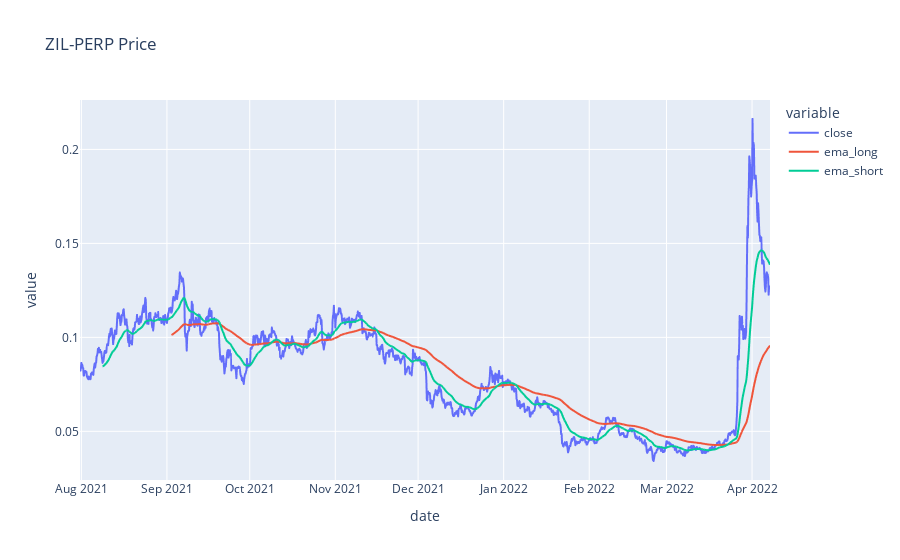
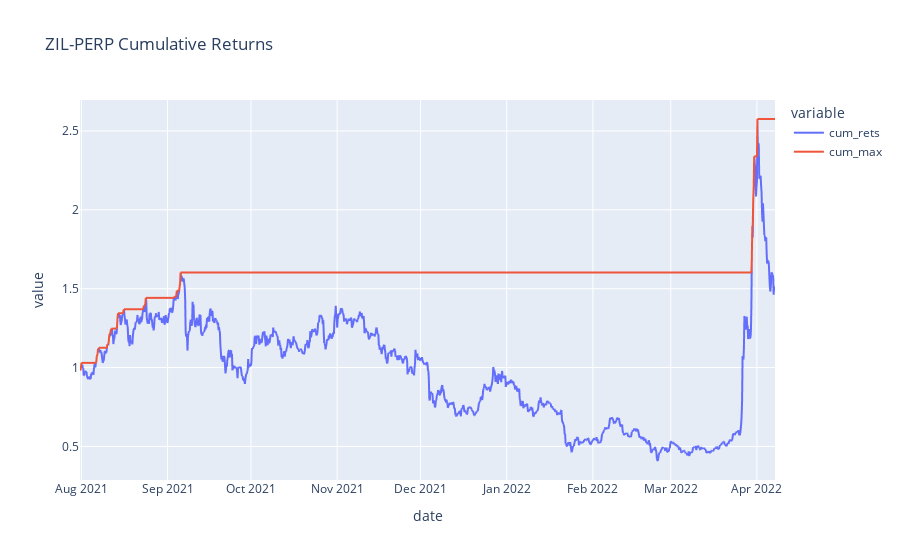
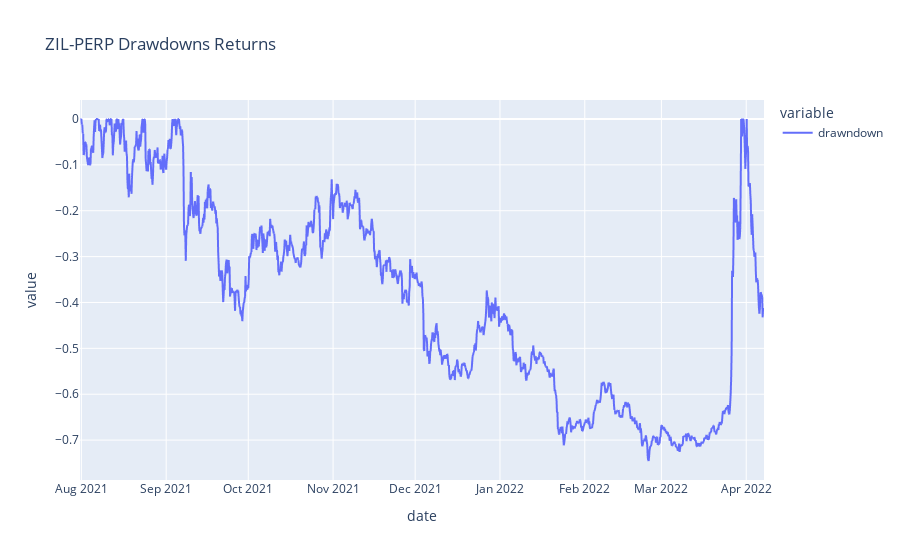
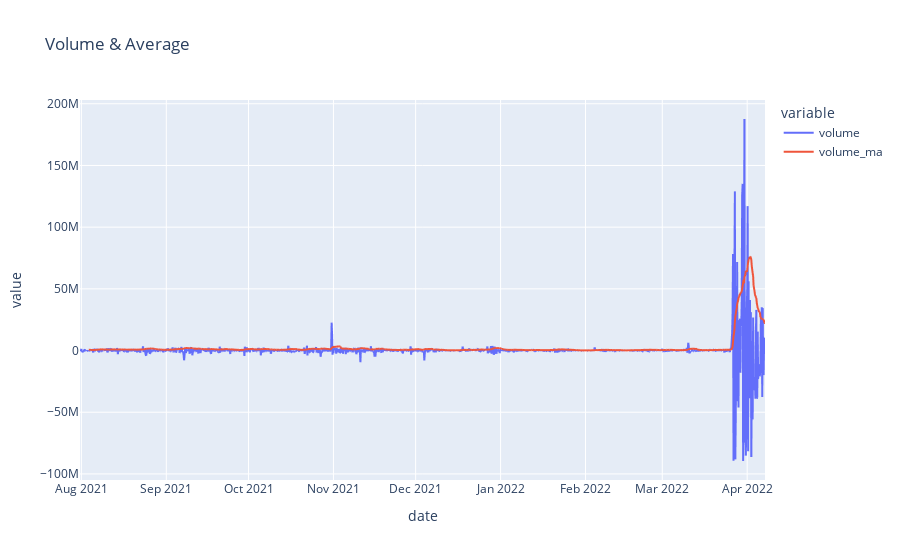

Notebook source saved alongside these figures, in order:
### Markdown cell above
# All Plot To Anlysis Markets [ Pandas Backend Plotly ]

### Code cell
pd.options.plotting.backend = "plotly"
fig = go.Figure()
df[['close','ema_long','ema_short']].plot(title=f' {symbols} Price ').show()
df[['cum_rets','cum_max']].plot(title=f' {symbols} Cumulative Returns ').show() # drawndown
df[['drawndown']].plot(title=f' {symbols} Drawdowns Returns ').show()
df[['volume','volume_ma']].plot( title= f'Volume & Average').show()
df[['vol_exp','atr_pct']].plot( title= f'Volatilty Compare').show()

### Figure 1 — Plotly figure (JSON) as saved in the notebook; plotly's stock layout.template omitted (floating-point values rounded to 4 significant figures; data arrays with more than 128 entries replaced by an {"elided": "..."} marker saying what was removed)
{"data": [{"hovertemplate": "variable=close<br>date=%{x}<br>value=%{y}<extra></extra>", "legendgroup": "close", "line": {"color": "#636efa", "dash": "solid"}, "marker": {"symbol": "circle"}, "mode": "lines", "name": "close", "showlegend": true, "type": "scattergl", "x": {"elided": "1501 str values"}, "xaxis": "x", "y": {"elided": "1501 float values"}, "yaxis": "y"}, {"hovertemplate": "variable=ema_long<br>date=%{x}<br>value=%{y}<extra></extra>", "legendgroup": "ema_long", "line": {"color": "#EF553B", "dash": "solid"}, "marker": {"symbol": "circle"}, "mode": "lines", "name": "ema_long", "showlegend": true, "type": "scattergl", "x": {"elided": "1501 str values"}, "xaxis": "x", "y": {"elided": "1501 float values"}, "yaxis": "y"}, {"hovertemplate": "variable=ema_short<br>date=%{x}<br>value=%{y}<extra></extra>", "legendgroup": "ema_short", "line": {"color": "#00cc96", "dash": "solid"}, "marker": {"symbol": "circle"}, "mode": "lines", "name": "ema_short", "showlegend": true, "type": "scattergl", "x": {"elided": "1501 str values"}, "xaxis": "x", "y": {"elided": "1501 float values"}, "yaxis": "y"}], "layout": {"autosize": true, "legend": {"title": {"text": "variable"}, "tracegroupgap": 0}, "title": {"text": " ZIL-PERP Price "}, "xaxis": {"anchor": "y", "autorange": true, "domain": [0, 1], "range": ["2021-07-31 12:00", "2022-04-07 12:00"], "title": {"text": "date"}, "type": "date"}, "yaxis": {"anchor": "x", "autorange": true, "domain": [0, 1], "range": [0.02411, 0.2263], "title": {"text": "value"}, "type": "linear"}}}

### Figure 2 — Plotly figure (JSON) as saved in the notebook; plotly's stock layout.template omitted (floating-point values rounded to 4 significant figures; data arrays with more than 128 entries replaced by an {"elided": "..."} marker saying what was removed)
{"data": [{"hovertemplate": "variable=cum_rets<br>date=%{x}<br>value=%{y}<extra></extra>", "legendgroup": "cum_rets", "line": {"color": "#636efa", "dash": "solid"}, "marker": {"symbol": "circle"}, "mode": "lines", "name": "cum_rets", "showlegend": true, "type": "scattergl", "x": {"elided": "1501 str values"}, "xaxis": "x", "y": {"elided": "1501 float values"}, "yaxis": "y"}, {"hovertemplate": "variable=cum_max<br>date=%{x}<br>value=%{y}<extra></extra>", "legendgroup": "cum_max", "line": {"color": "#EF553B", "dash": "solid"}, "marker": {"symbol": "circle"}, "mode": "lines", "name": "cum_max", "showlegend": true, "type": "scattergl", "x": {"elided": "1501 str values"}, "xaxis": "x", "y": {"elided": "1501 float values"}, "yaxis": "y"}], "layout": {"autosize": true, "legend": {"title": {"text": "variable"}, "tracegroupgap": 0}, "title": {"text": " ZIL-PERP Cumulative Returns "}, "xaxis": {"anchor": "y", "autorange": true, "domain": [0, 1], "range": ["2021-07-31 12:00", "2022-04-07 12:00"], "title": {"text": "date"}, "type": "date"}, "yaxis": {"anchor": "x", "autorange": true, "domain": [0, 1], "range": [0.2873, 2.696], "title": {"text": "value"}, "type": "linear"}}}

### Figure 3 — Plotly figure (JSON) as saved in the notebook; plotly's stock layout.template omitted (floating-point values rounded to 4 significant figures; data arrays with more than 128 entries replaced by an {"elided": "..."} marker saying what was removed)
{"data": [{"hovertemplate": "variable=drawndown<br>date=%{x}<br>value=%{y}<extra></extra>", "legendgroup": "drawndown", "line": {"color": "#636efa", "dash": "solid"}, "marker": {"symbol": "circle"}, "mode": "lines", "name": "drawndown", "showlegend": true, "type": "scattergl", "x": {"elided": "1501 str values"}, "xaxis": "x", "y": {"elided": "1501 float values"}, "yaxis": "y"}], "layout": {"autosize": true, "legend": {"title": {"text": "variable"}, "tracegroupgap": 0}, "title": {"text": " ZIL-PERP Drawdowns Returns "}, "xaxis": {"anchor": "y", "autorange": true, "domain": [0, 1], "range": ["2021-07-31 12:00", "2022-04-07 12:00"], "title": {"text": "date"}, "type": "date"}, "yaxis": {"anchor": "x", "autorange": true, "domain": [0, 1], "range": [-0.787, 0.04142], "title": {"text": "value"}, "type": "linear"}}}

### Figure 4 — Plotly figure (JSON) as saved in the notebook; plotly's stock layout.template omitted (floating-point values rounded to 4 significant figures; data arrays with more than 128 entries replaced by an {"elided": "..."} marker saying what was removed)
{"data": [{"hovertemplate": "variable=volume<br>date=%{x}<br>value=%{y}<extra></extra>", "legendgroup": "volume", "line": {"color": "#636efa", "dash": "solid"}, "marker": {"symbol": "circle"}, "mode": "lines", "name": "volume", "showlegend": true, "type": "scattergl", "x": {"elided": "1501 str values"}, "xaxis": "x", "y": {"elided": "1501 float values"}, "yaxis": "y"}, {"hovertemplate": "variable=volume_ma<br>date=%{x}<br>value=%{y}<extra></extra>", "legendgroup": "volume_ma", "line": {"color": "#EF553B", "dash": "solid"}, "marker": {"symbol": "circle"}, "mode": "lines", "name": "volume_ma", "showlegend": true, "type": "scattergl", "x": {"elided": "1501 str values"}, "xaxis": "x", "y": {"elided": "1501 float values"}, "yaxis": "y"}], "layout": {"autosize": true, "legend": {"title": {"text": "variable"}, "tracegroupgap": 0}, "title": {"text": "Volume & Average"}, "xaxis": {"anchor": "y", "autorange": true, "domain": [0, 1], "range": ["2021-07-31 12:00", "2022-04-07 12:00"], "title": {"text": "date"}, "type": "date"}, "yaxis": {"anchor": "x", "autorange": true, "domain": [0, 1], "range": [-104900000.0, 203100000.0], "title": {"text": "value"}, "type": "linear"}}}
